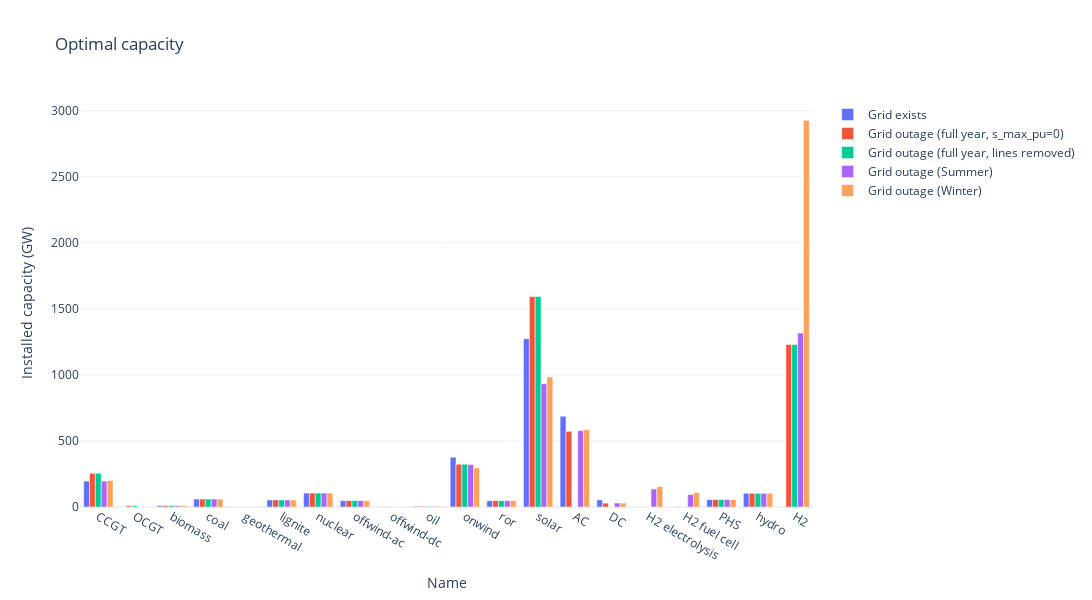

The notebook cell saved with this chart:
### Markdown cell above
## Plots
Optimal capacities and energy balances across scenarios.

### Code cell
capacities = pd.concat([
    cap1.assign(scenario="grid"),
    cap2.assign(scenario="maxpu0"),
    cap3.assign(scenario="removed"),
    cap4.assign(scenario="outage_summer"),
    cap5.assign(scenario="outage_winter"),
], ignore_index=True)

# Convert capacity from MW to GW for better readability
capacities["capacity_GW"] = capacities["capacity"] / 1e3

capacities_pivot = capacities.pivot_table(
    index=["component", "name"],
    columns="scenario",
    values="capacity_GW",
    fill_value=0,
).reset_index()

# Map name to carrier and color
name_to_carrier = pd.concat([
    n.generators["carrier"],
    n.storage_units["carrier"],
    n.stores["carrier"]
])

fig_cap = create_bar_plot(
    capacities_pivot,
    "name",
    ["grid", "maxpu0", "removed", "outage_summer", "outage_winter"],
    [
        "Grid exists",
        "Grid outage (full year, s_max_pu=0)",
        "Grid outage (full year, lines removed)",
        "Grid outage (Summer)",
        "Grid outage (Winter)",
    ],
    "Optimal capacity",
    "Installed capacity (GW)",
    height=600,
    width=1600,
)
fig_cap.show()

### Figure 1 — Plotly figure (JSON) as saved in the notebook; plotly's stock layout.template omitted (floating-point values rounded to 4 significant figures)
{"data": [{"name": "Grid exists", "type": "bar", "x": ["CCGT", "OCGT", "biomass", "coal", "geothermal", "lignite", "nuclear", "offwind-ac", "offwind-dc", "oil", "onwind", "ror", "solar", "AC", "DC", "H2 electrolysis", "H2 fuel cell", "PHS", "hydro", "H2"], "y": [195.9, 0.02331, 10.54, 60.19, 0.059, 53.25, 105.3, 47.82, 0.0, 5.114, 377.3, 47.8, 1274.0, 687.2, 53.5, 0.0, 0.0, 55.81, 103.3, 0.0]}, {"name": "Grid outage (full year, s_max_pu=0)", "type": "bar", "x": ["CCGT", "OCGT", "biomass", "coal", "geothermal", "lignite", "nuclear", "offwind-ac", "offwind-dc", "oil", "onwind", "ror", "solar", "AC", "DC", "H2 electrolysis", "H2 fuel cell", "PHS", "hydro", "H2"], "y": [254.5, 10.12, 10.54, 60.19, 0.059, 53.25, 105.3, 48.46, 2.86, 5.114, 323.7, 47.8, 1593.0, 572.7, 29.27, 0.386, 1.176, 55.81, 103.3, 1231.0]}, {"name": "Grid outage (full year, lines removed)", "type": "bar", "x": ["CCGT", "OCGT", "biomass", "coal", "geothermal", "lignite", "nuclear", "offwind-ac", "offwind-dc", "oil", "onwind", "ror", "solar", "AC", "DC", "H2 electrolysis", "H2 fuel cell", "PHS", "hydro", "H2"], "y": [254.5, 10.12, 10.54, 60.19, 0.059, 53.25, 105.3, 48.46, 2.86, 5.114, 323.7, 47.8, 1593.0, 0.0, 0.0, 0.386, 1.176, 55.81, 103.3, 1231.0]}, {"name": "Grid outage (Summer)", "type": "bar", "x": ["CCGT", "OCGT", "biomass", "coal", "geothermal", "lignite", "nuclear", "offwind-ac", "offwind-dc", "oil", "onwind", "ror", "solar", "AC", "DC", "H2 electrolysis", "H2 fuel cell", "PHS", "hydro", "H2"], "y": [195.9, 0.02331, 10.54, 60.19, 0.059, 53.25, 105.3, 47.82, 0.0, 5.114, 320.3, 47.8, 933.0, 578.1, 30.12, 136.2, 94.71, 55.81, 103.3, 1317.0]}, {"name": "Grid outage (Winter)", "type": "bar", "x": ["CCGT", "OCGT", "biomass", "coal", "geothermal", "lignite", "nuclear", "offwind-ac", "offwind-dc", "oil", "onwind", "ror", "solar", "AC", "DC", "H2 electrolysis", "H2 fuel cell", "PHS", "hydro", "H2"], "y": [199.9, 0.02331, 10.54, 60.19, 0.059, 53.25, 105.3, 47.82, 0.0, 5.114, 296.0, 47.8, 983.8, 585.2, 29.61, 153.9, 107.8, 55.81, 103.3, 2927.0]}], "layout": {"barmode": "group", "height": 600, "hovermode": "x unified", "title": {"text": "Optimal capacity"}, "width": 1600, "xaxis": {"title": {"text": "Name"}}, "yaxis": {"title": {"text": "Installed capacity (GW)"}}}}
